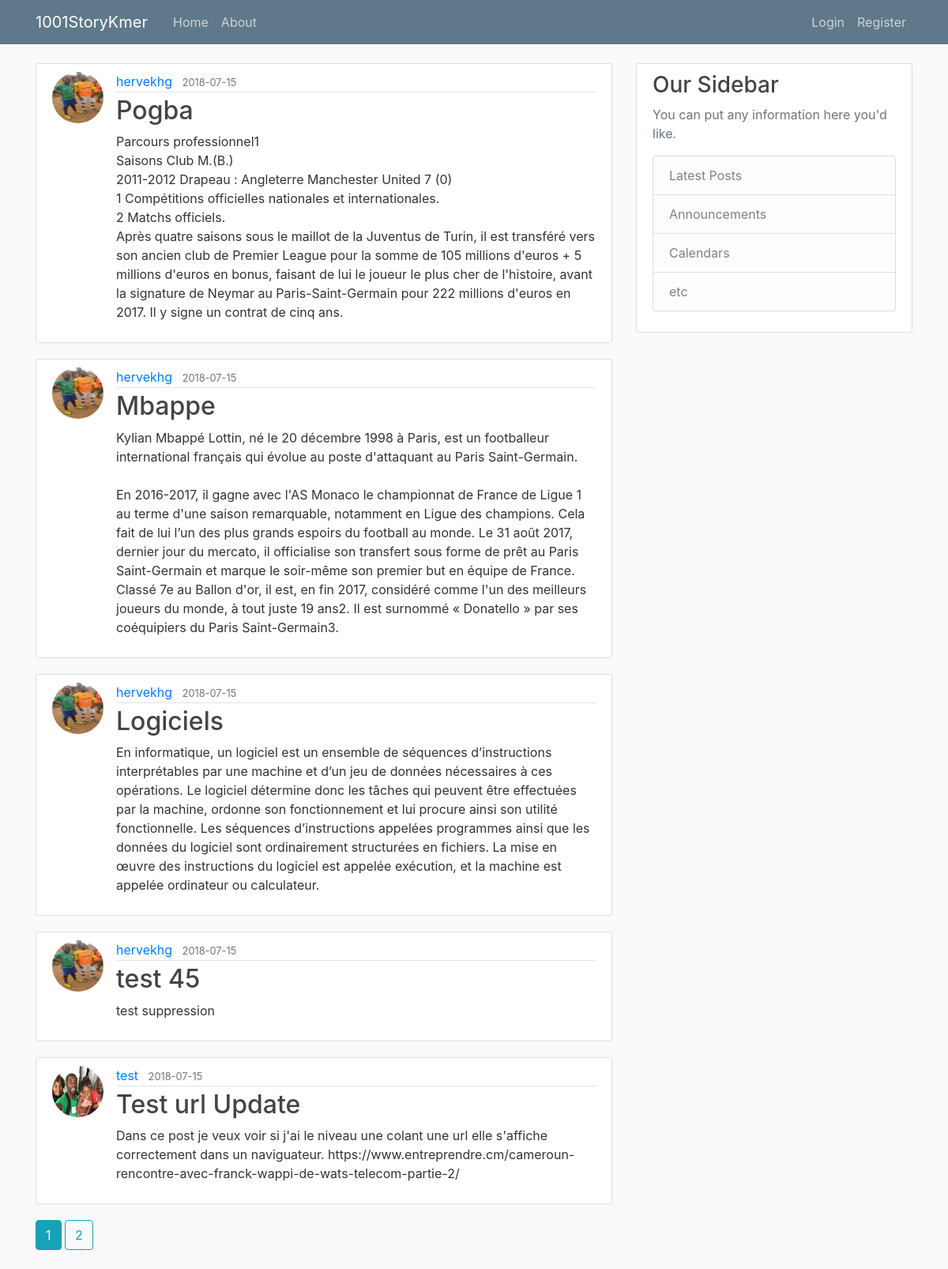
Page /home on the earlier database version.
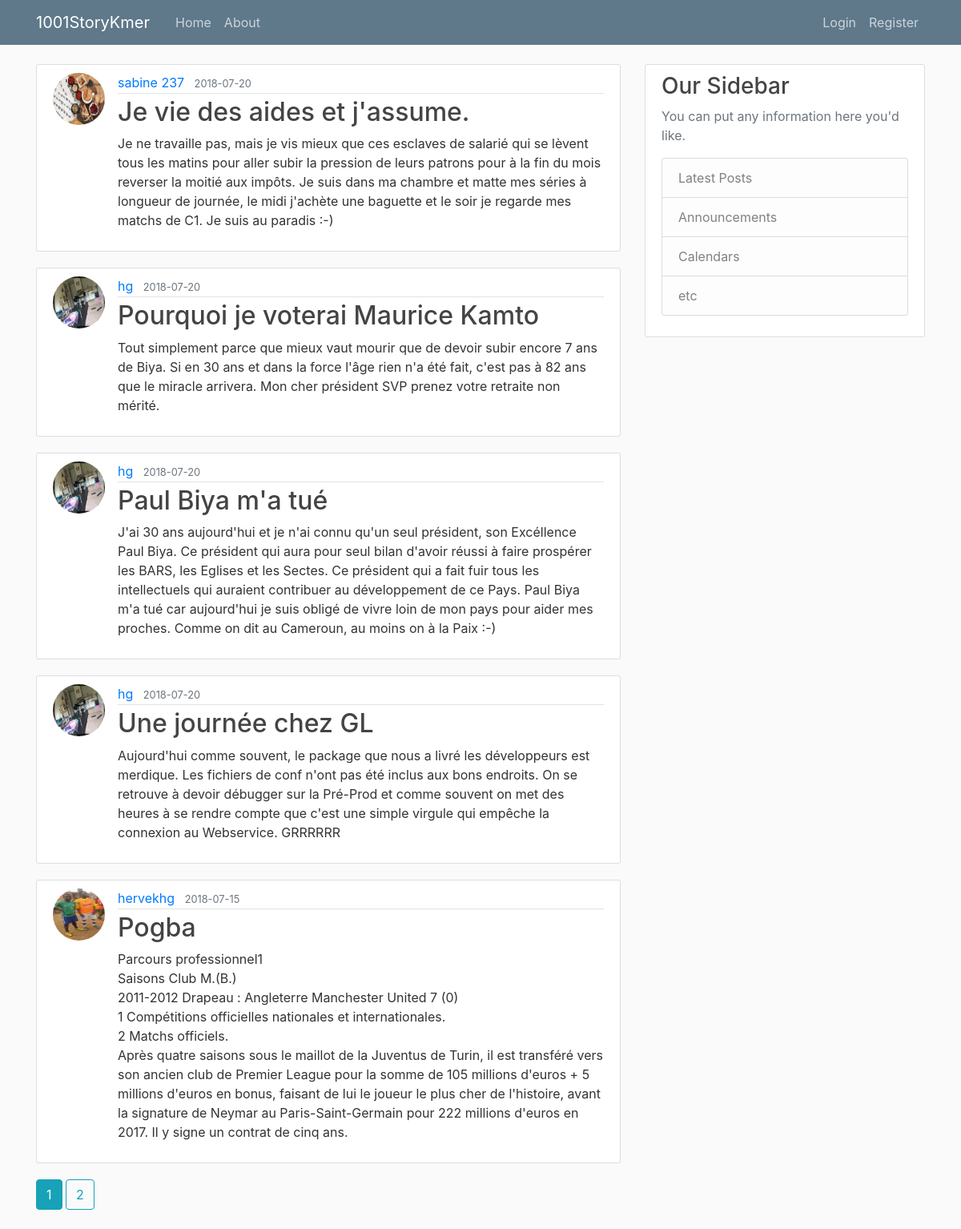
Same page on the later database version.
### flaskblog/models.py (models this page shows, shortened)
class Post(db.Model):
	id = db.Column(db.Integer,primary_key=True)
	title = db.Column(db.String(100), unique=True, nullable=False)
	date_posted = db.Column(db.DateTime(),nullable=False, default=datetime.now)
	content = db.Column(db.Text(1000), nullable=False)
	user_id = db.Column(db.Integer, db.ForeignKey('user.id'), nullable=False)

class User(db.Model, UserMixin):
	id = db.Column(db.Integer, primary_key=True)
	username = db.Column(db.String(20), unique=True, nullable=False)
	email = db.Column(db.String(120), unique=True, nullable=False)
	image_file = db.Column(db.String(20),nullable=False,default='default.jpg')
	password = db.Column(db.String(60),nullable=False)
	posts = db.relationship('Post', backref='author', lazy=True)

### flaskblog/routes.py (the view)
@app.route("/")
@app.route("/home")
def home():
    page = request.args.get('page', 1, type=int)
    posts = Post.query.order_by(Post.date_posted.desc()).paginate(page=page, per_page=5)
    return render_template('home.html', posts=posts)

### flaskblog/templates/home.html
{% extends "layout.html" %}
{% block content %}
    {% for post in posts.items %}
        <article class="media content-section">
          <img class="rounded-circle article-img" src="{{ url_for('static', filename='profile_pics/' + post.author.image_file) }}">
          <div class="media-body">
            <div class="article-metadata">
              <a class="mr-2" href="#">{{ post.author.username }}</a>
              <small class="text-muted">{{ post.date_posted.strftime('%Y-%m-%d') }}</small>
            </div>
            <h2><a class="article-title" href="{{ url_for('post', post_id=post.id) }}">{{ post.title }}</a></h2>
            <p class="article-content">{{ post.content }}</p>
          </div>
        </article>
    {% endfor %}
    {% for page_num in posts.iter_pages(left_edge=1, right_edge=1, left_current=1, right_current=2) %}
      {% if page_num  %}
        {% if posts.page == page_num  %}
          <a class="btn btn-info mb-4" href="{{ url_for('home', page=page_num )}}"> {{ page_num }}</a>
        {% else %}
          <a class="btn btn-outline-info mb-4" href="{{ url_for('home', page=page_num )}}"> {{ page_num }}</a>
        {% endif %}
      {% else %}
       ...
      {% endif %}
    {% endfor %}
{% endblock content %}

### flaskblog/templates/layout.html (shortened to what this page needs)
<!DOCTYPE html>
<html>
<head>
    <link rel="stylesheet" href="https://maxcdn.bootstrapcdn.com/bootstrap/4.0.0/css/bootstrap.min.css">
    <link rel="stylesheet" type="text/css" href="{{ url_for('static', filename='main.css') }}">
</head>
<body>
    <header class="site-header">
      <nav class="navbar navbar-expand-md navbar-dark bg-steel fixed-top">
        <div class="container">
          <a class="navbar-brand mr-4" href="/">1001StoryKmer</a>
          <div class="collapse navbar-collapse" id="navbarToggle">
            <div class="navbar-nav mr-auto">
              <a class="nav-item nav-link" href="{{ url_for('home') }}"> Home </a>
              <a class="nav-item nav-link" href="{{ url_for('about') }}"> About </a>
            </div>
            <div class="navbar-nav">
              {% if current_user.is_authenticated %}
                <a class="nav-item nav-link" href="{{ url_for('new_post') }}"> New Post </a>
                <a class="nav-item nav-link" href="{{ url_for('logout') }}"> Logout </a>
                <a class="nav-item nav-link" href="{{ url_for('account') }}"> Account </a>
              {% else %}
                  <a class="nav-item nav-link" href="{{ url_for('login') }}"> Login </a>
                  <a class="nav-item nav-link" href="{{ url_for('register') }}"> Register </a>
              {% endif %}
            </div>
          </div>
        </div>
      </nav>
    </header>
    <main role="main" class="container">
      <div class="row">
        <div class="col-md-8">
          {% block content %}{% endblock %}
        </div>
        <div class="col-md-4">
          <div class="content-section">
            <h3>Our Sidebar</h3>
            <p class='text-muted'>You can put any information here you'd like.
              <ul class="list-group">
                <li class="list-group-item list-group-item-light">Latest Posts</li>
                <li class="list-group-item list-group-item-light">Announcements</li>
                <li class="list-group-item list-group-item-light">Calendars</li>
                <li class="list-group-item list-group-item-light">etc</li>
              </ul>
            </p>
          </div>
        </div>
      </div>
    </main>
</body>
</html>

### flaskblog/static/main.css (style rules this page uses)
body { background: #fafafa; color: #333333; margin-top: 5rem; }
h1, h2, h3, h4, h5, h6 { color: #444444; }
.bg-steel { background-color: #5f788a; }
.site-header .navbar-nav .nav-link { color: #cbd5db; }
.content-section { background: #ffffff; padding: 10px 20px; border: 1px solid #dddddd; border-radius: 3px; margin-bottom: 20px; }
.article-title { color: #444444; }
.article-content { white-space: pre-line; }
.article-img { height: 65px; width: 65px; margin-right: 16px; }
.article-metadata { padding-bottom: 1px; margin-bottom: 4px; border-bottom: 1px solid #e3e3e3 }

Differences in the rows shown:
no longer on this page (row unchanged): Post: image_file (picture), author.username "hervekhg", date_posted "2018-07-15", title "Mbappe", content "Kylian Mbappé Lottin, né le 20 décembre 1998 à Paris, est un footballeur international français qui évolue au poste d'attaquant au Paris Saint-Germain. En 2016-2017, il gagne avec l'AS Monaco le championnat de France de Ligue 1 au terme d'une saison remarquable, notamment en Ligue des champions. Cela fait de lui l’un des plus grands espoirs du football au monde. Le 31 août 2017, dernier jour du mercato, il officialise son transfert sous forme de prêt au Paris Saint-Germain et marque le soir-même son premier but en équipe de France. Classé 7e au Ballon d'or, il est, en fin 2017, considéré comme l'un des meilleurs joueurs du monde, à tout juste 19 ans2. Il est surnommé « Donatello » par ses…"
no longer on this page (row unchanged): Post: image_file (picture), author.username "hervekhg", date_posted "2018-07-15", title "Logiciels", content "En informatique, un logiciel est un ensemble de séquences d’instructions interprétables par une machine et d’un jeu de données nécessaires à ces opérations. Le logiciel détermine donc les tâches qui peuvent être effectuées par la machine, ordonne son fonctionnement et lui procure ainsi son utilité fonctionnelle. Les séquences d’instructions appelées programmes ainsi que les données du logiciel sont ordinairement structurées en fichiers. La mise en œuvre des instructions du logiciel est appelée exécution, et la machine est appelée ordinateur ou calculateur."
no longer on this page (row unchanged): Post: image_file (picture), author.username "hervekhg", date_posted "2018-07-15", title "test 45", content "test suppression"
no longer on this page (row unchanged): Post: image_file (placeholder picture), author.username "test", date_posted "2018-07-15", title "Test url Update", content "Dans ce post je veux voir si j'ai le niveau une colant une url elle s'affiche correctement dans un naviguateur. https://www.entreprendre.cm/cameroun-rencontre-avec-franck-wappi-de-wats-telecom-partie-2/"
added Post: image_file (picture), author.username "sabine 237", date_posted "2018-07-20", title "Je vie des aides et j'assume.", content "Je ne travaille pas, mais je vis mieux que ces esclaves de salarié qui se lèvent tous les matins pour aller subir la pression de leurs patrons pour à la fin du mois reverser la moitié aux impôts. Je suis dans ma chambre et matte mes séries à longueur de journée, le midi j'achète une baguette et le soir je regarde mes matchs de C1. Je suis au paradis :-)"
added Post: image_file (picture), author.username "hg", date_posted "2018-07-20", title "Pourquoi je voterai Maurice Kamto", content "Tout simplement parce que mieux vaut mourir que de devoir subir encore 7 ans de Biya. Si en 30 ans et dans la force l'âge rien n'a été fait, c'est pas à 82 ans que le miracle arrivera. Mon cher président SVP prenez votre retraite non mérité."
added Post: image_file (picture), author.username "hg", date_posted "2018-07-20", title "Paul Biya m'a tué", content "J'ai 30 ans aujourd'hui et je n'ai connu qu'un seul président, son Excéllence Paul Biya. Ce président qui aura pour seul bilan d'avoir réussi à faire prospérer les BARS, les Eglises et les Sectes. Ce président qui a fait fuir tous les intellectuels qui auraient contribuer au développement de ce Pays. Paul Biya m'a tué car aujourd'hui je suis obligé de vivre loin de mon pays pour aider mes proches. Comme on dit au Cameroun, au moins on à la Paix :-)"
added Post: image_file (picture), author.username "hg", date_posted "2018-07-20", title "Une journée chez GL", content "Aujourd'hui comme souvent, le package que nous a livré les développeurs est merdique. Les fichiers de conf n'ont pas été inclus aux bons endroits. On se retrouve à devoir débugger sur la Pré-Prod et comme souvent on met des heures à se rendre compte que c'est une simple virgule qui empêche la connexion au Webservice. GRRRRRR"
